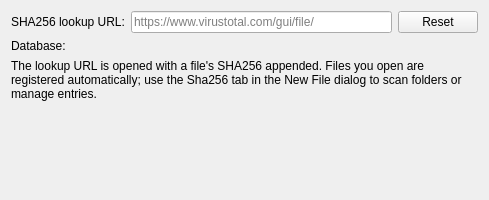
<?xml version="1.0" encoding="UTF-8"?>
<ui version="4.0">
 <class>SamplesOptionsWidget</class>
 <widget class="QWidget" name="SamplesOptionsWidget">
  <property name="geometry">
   <rect>
    <x>0</x>
    <y>0</y>
    <width>489</width>
    <height>200</height>
   </rect>
  </property>
  <property name="windowTitle">
   <string>Samples</string>
  </property>
  <layout class="QVBoxLayout" name="verticalLayout">
   <item>
    <layout class="QFormLayout" name="formLayout">
     <property name="fieldGrowthPolicy">
      <enum>QFormLayout::ExpandingFieldsGrow</enum>
     </property>
     <item row="0" column="0">
      <widget class="QLabel" name="lookupUrlLabel">
       <property name="text">
        <string>SHA256 lookup URL:</string>
       </property>
      </widget>
     </item>
     <item row="0" column="1">
      <layout class="QHBoxLayout" name="lookupUrlLayout">
       <item>
        <widget class="QLineEdit" name="lookupUrlEdit">
         <property name="sizePolicy">
          <sizepolicy hsizetype="Expanding" vsizetype="Fixed">
           <horstretch>1</horstretch>
           <verstretch>0</verstretch>
          </sizepolicy>
         </property>
         <property name="placeholderText">
          <string>https://www.virustotal.com/gui/file/</string>
         </property>
        </widget>
       </item>
       <item>
        <widget class="QPushButton" name="resetUrlButton">
         <property name="text">
          <string>Reset</string>
         </property>
        </widget>
       </item>
      </layout>
     </item>
     <item row="1" column="0">
      <widget class="QLabel" name="dbPathTitleLabel">
       <property name="text">
        <string>Database:</string>
       </property>
      </widget>
     </item>
     <item row="1" column="1">
      <widget class="QLabel" name="dbPathLabel">
       <property name="textInteractionFlags">
        <set>Qt::TextSelectableByKeyboard|Qt::TextSelectableByMouse</set>
       </property>
       <property name="text">
        <string/>
       </property>
      </widget>
     </item>
    </layout>
   </item>
   <item>
    <widget class="QLabel" name="hintLabel">
     <property name="text">
      <string>The lookup URL is opened with a file's SHA256 appended. Files you open are registered automatically; use the Sha256 tab in the New File dialog to scan folders or manage entries.</string>
     </property>
     <property name="wordWrap">
      <bool>true</bool>
     </property>
    </widget>
   </item>
   <item>
    <spacer name="verticalSpacer">
     <property name="orientation">
      <enum>Qt::Vertical</enum>
     </property>
     <property name="sizeHint" stdset="0">
      <size>
       <width>20</width>
       <height>40</height>
      </size>
     </property>
    </spacer>
   </item>
  </layout>
 </widget>
 <resources/>
 <connections/>
</ui>
